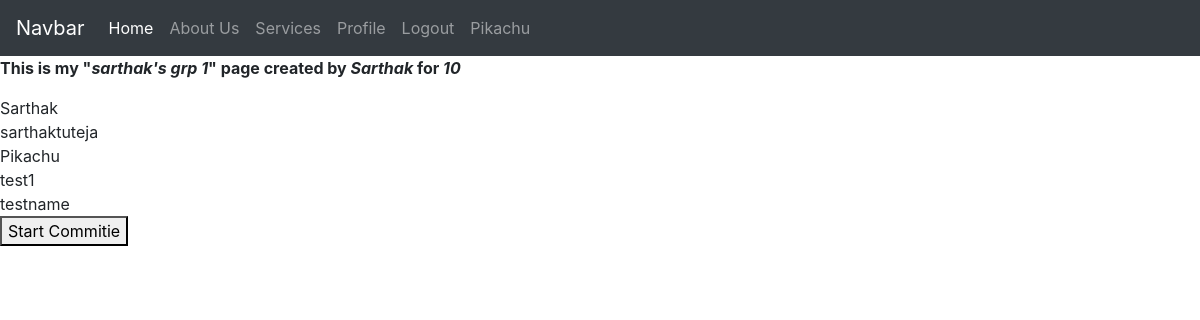
Screenshot of /get/0ff400a7c092408a9c4862f9a98ff529 (signed in) with the database file from the repository.
### comity/models.py (models this page shows, shortened)
class group_info_table(models.Model):
    id = models.UUIDField(primary_key=True, default=uuid.uuid4, editable=False)
    name = models.CharField(max_length=122)
    amount = models.CharField(max_length=6)
    created_at=models.IntegerField(default=0)
    updated_at=models.IntegerField(default=0)
    start_date=models.IntegerField(default=0)
    end_date=models.IntegerField(default=0)
    created_by_user = models.ForeignKey(
        settings.AUTH_USER_MODEL,
        on_delete=models.CASCADE,
        null=True,
     )

class group_table(models.Model):
    g_id = models.ForeignKey(
        group_info_table,
        on_delete=models.CASCADE,
        null=True,
     )
    u_id =  models.ForeignKey(
        settings.AUTH_USER_MODEL,
        on_delete=models.CASCADE,
        null=True,
     )
    start_comity = models.BooleanField(default=False)
    winner = models.BooleanField(default=False)
    superuser = models.BooleanField(default=False)
    bidAmount = models.IntegerField(default=0)
    def __str__(self):
        return str(self.u_id.username)

### comity/views.py (the view, shortened to what this page needs)
# urls.py: path('get/<str:id>',views.addUserToGroups,name="addUserToGroups"),
def addUserToGroups(request, id):
    people = group_table.objects.filter(g_id = id)
    users = User.objects.exclude(username = request.user)
    group = group_info_table.objects.get(id = id)
    context = {"people" : people, "users" : users, "id" : id , "group" : group, "request" : request}
    return render(request, 'groups.html', context)

### templates/groups.html (shortened to what this page needs)
{% extends 'base.html' %}
{% block body %}
<b><p>This is my "<i>{{group.name}}</i>" page created by <i>{{group.created_by_user}}</i> for <i>{{group.amount}}</i> </p></b>
{% for pupil in people %}
{{ pupil }}<br>
{% endfor %}
<form action = "/get/{{id}}/start" method = "POST">
<button type = "submit" >Start Commitie</button>
</form>
{% endblock body %}

### templates/base.html (shortened to what this page needs)
<!doctype html>
<html lang="en">
  <head>
    <link rel="stylesheet" href="https://stackpath.bootstrapcdn.com/bootstrap/4.3.1/css/bootstrap.min.css">
  </head>
  <body>
<nav class="navbar navbar-expand-lg navbar-dark bg-dark">
  <a class="navbar-brand" href="#">Navbar</a>
  <div class="collapse navbar-collapse" id="navbarNavDropdown">
    <ul class="navbar-nav">
      <li class="nav-item active">
        <a class="nav-link" href="/">Home <span class="sr-only">(current)</span></a>
      </li>
      <li class="nav-item">
        <a class="nav-link" href="/about">About Us</a>
      </li>
      <li class="nav-item">
        <a class="nav-link" href="/services">Services</a>
      </li>
      <li class="nav-item">
        <a class="nav-link" href="/profile">Profile</a>
      </li>
       <li class="nav-item">
        <a class="nav-link" href='/logout'>Logout</a>
      </li>
      <li class="nav-item">
        <a class="nav-link">{{request.user}}</a>
      </li>
    </ul>
  </div>
</nav>
{% block body %} {% endblock body %}
  </body>
</html>

### rows the page displays
group_info_table: name "sarthak's grp 1", created_by_user "Sarthak", amount "10"
group_table: u_id.username "Sarthak"
group_table: u_id.username "sarthaktuteja"
group_table: u_id.username "Pikachu"
group_table: u_id.username "test1"
group_table: u_id.username "testname"

### other values shown
{{ request.user }} "Pikachu"
